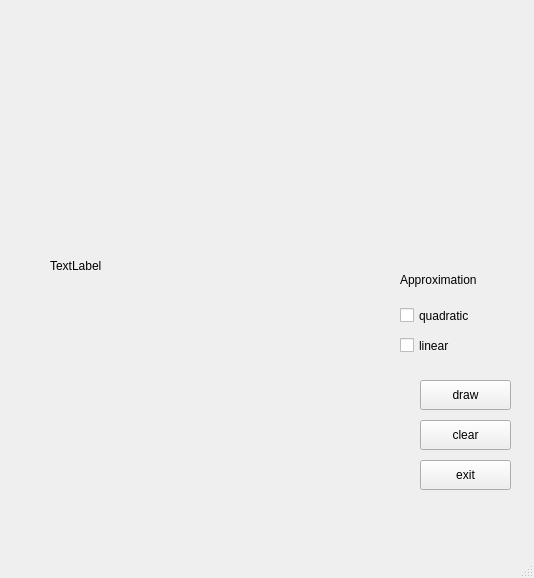
<?xml version="1.0" encoding="UTF-8"?>
<ui version="4.0">
 <class>MainWindow</class>
 <widget class="QMainWindow" name="MainWindow">
  <property name="geometry">
   <rect>
    <x>0</x>
    <y>0</y>
    <width>534</width>
    <height>578</height>
   </rect>
  </property>
  <property name="windowTitle">
   <string>MainWindow</string>
  </property>
  <widget class="QWidget" name="centralwidget">
   <widget class="QLabel" name="Graph">
    <property name="geometry">
     <rect>
      <x>50</x>
      <y>30</y>
      <width>291</width>
      <height>471</height>
     </rect>
    </property>
    <property name="text">
     <string>TextLabel</string>
    </property>
   </widget>
   <widget class="QPushButton" name="exit">
    <property name="geometry">
     <rect>
      <x>420</x>
      <y>460</y>
      <width>91</width>
      <height>30</height>
     </rect>
    </property>
    <property name="text">
     <string>exit</string>
    </property>
   </widget>
   <widget class="QCheckBox" name="linear">
    <property name="geometry">
     <rect>
      <x>400</x>
      <y>330</y>
      <width>111</width>
      <height>31</height>
     </rect>
    </property>
    <property name="text">
     <string>linear</string>
    </property>
   </widget>
   <widget class="QCheckBox" name="quadratic">
    <property name="geometry">
     <rect>
      <x>400</x>
      <y>300</y>
      <width>111</width>
      <height>31</height>
     </rect>
    </property>
    <property name="text">
     <string>quadratic </string>
    </property>
   </widget>
   <widget class="QLabel" name="label">
    <property name="geometry">
     <rect>
      <x>400</x>
      <y>270</y>
      <width>111</width>
      <height>19</height>
     </rect>
    </property>
    <property name="text">
     <string>Approximation</string>
    </property>
   </widget>
   <widget class="QPushButton" name="draw">
    <property name="geometry">
     <rect>
      <x>420</x>
      <y>380</y>
      <width>91</width>
      <height>30</height>
     </rect>
    </property>
    <property name="text">
     <string>draw</string>
    </property>
   </widget>
   <widget class="QPushButton" name="clear">
    <property name="geometry">
     <rect>
      <x>420</x>
      <y>420</y>
      <width>91</width>
      <height>30</height>
     </rect>
    </property>
    <property name="text">
     <string>clear</string>
    </property>
   </widget>
  </widget>
  <widget class="QMenuBar" name="menubar">
   <property name="geometry">
    <rect>
     <x>0</x>
     <y>0</y>
     <width>534</width>
     <height>30</height>
    </rect>
   </property>
  </widget>
  <widget class="QStatusBar" name="statusbar"/>
 </widget>
 <resources/>
 <connections/>
</ui>
